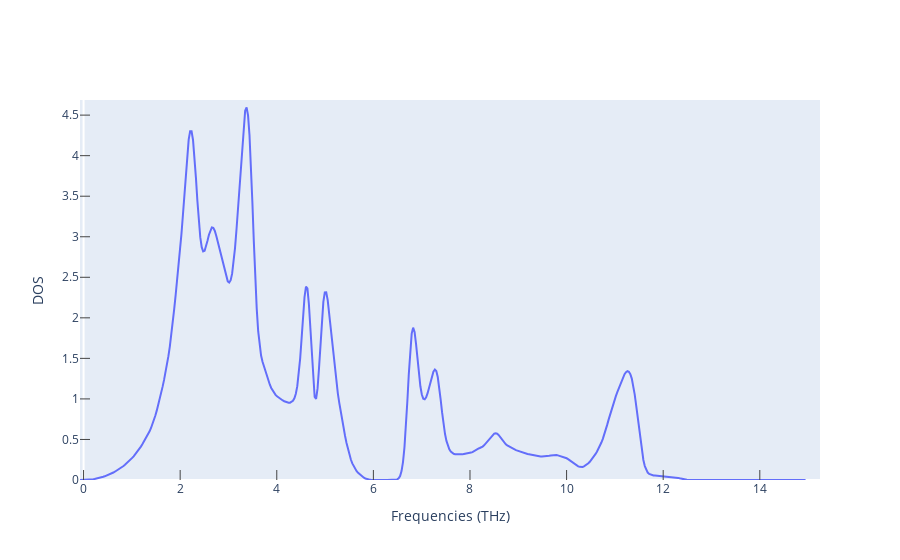

Write notebook code for a chart like this one.
### Code cell
fig_ph_dos = get_plot_dos(ph_dos)
fig_ph_dos.show()

### Figure 1 — Plotly figure (JSON) as saved in the notebook; plotly's stock layout.template omitted (floating-point values rounded to 4 significant figures; data arrays with more than 128 entries replaced by an {"elided": "..."} marker saying what was removed)
{"data": [{"mode": "lines", "type": "scatter", "x": {"elided": "502 float values"}, "y": {"elided": "502 float values"}}], "layout": {"xaxis": {"mirror": true, "range": [-0.07382, 15.25], "showgrid": false, "ticklen": 10, "ticks": "inside", "title": {"text": "Frequencies (THz)"}}, "yaxis": {"mirror": true, "range": [0, 4.686], "showgrid": false, "ticklen": 10, "ticks": "inside", "title": {"text": "DOS"}}}}
